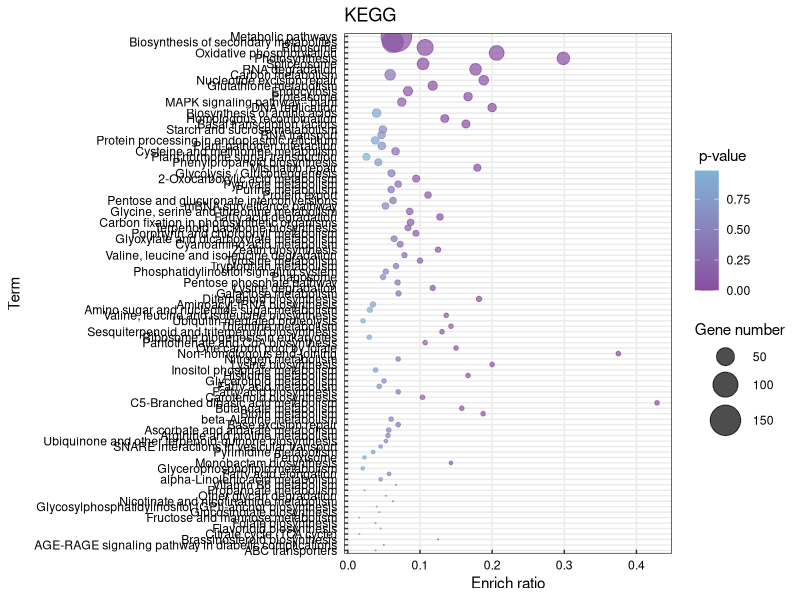
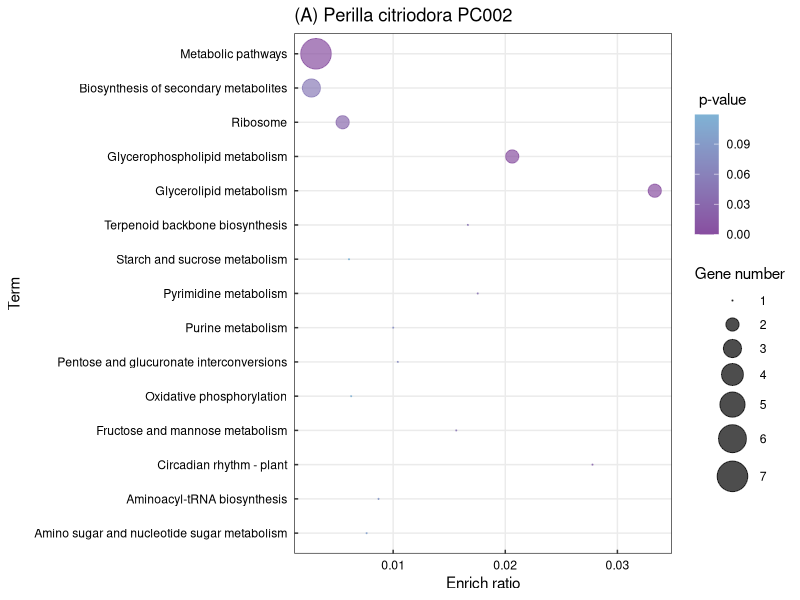
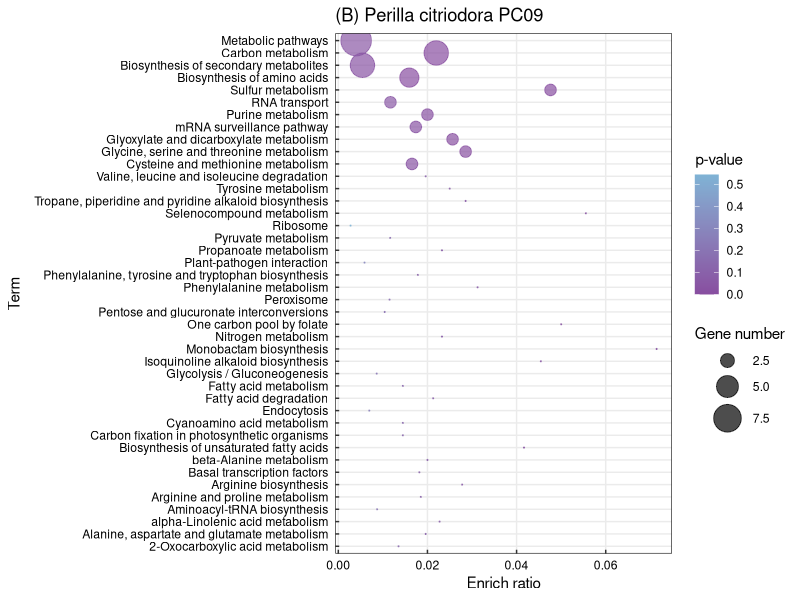
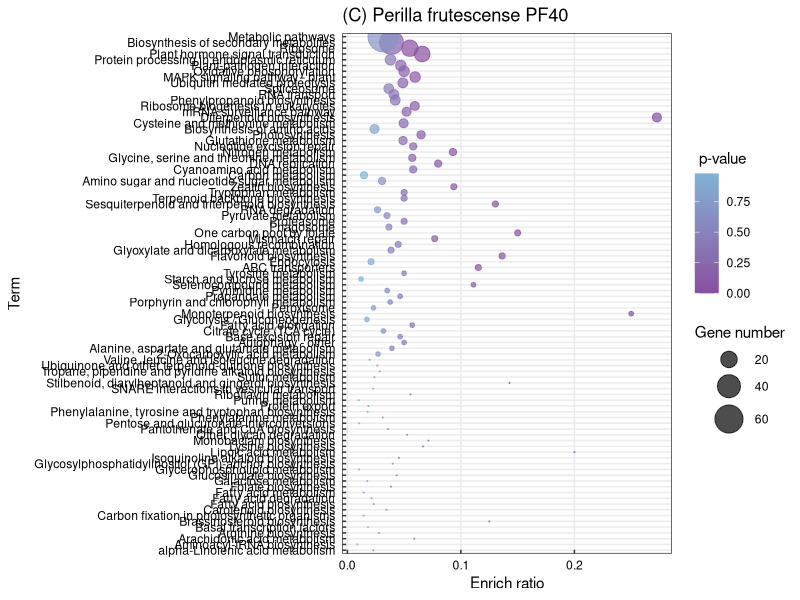
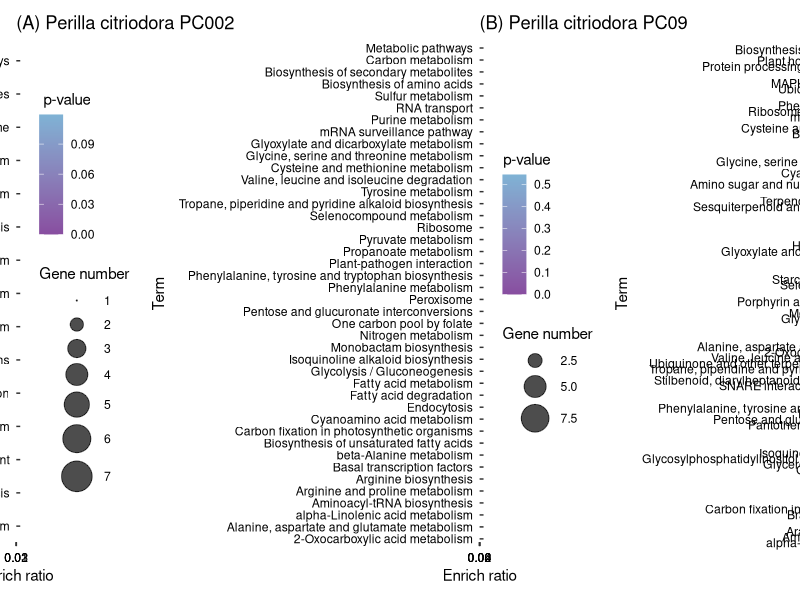

These charts were generated, in order, by the following R code:
## library

library(ggplot2)
library(patchwork)


## data importation


j17_kegg = read.csv("j17_kegg_default.csv", sep = ",", h = T)


## plot


j17_k = ggplot(j17_kegg, aes(x = reorder(term, gene_number), y = enrich_ratio, color = `p_value` )) + 
  geom_point(data=j17_kegg,aes(x = reorder(term, gene_number), y = enrich_ratio, size = `gene_number`), alpha=.7)+
  scale_size(range = c(.1, 10), name="Gene number") +
  coord_flip()+
  theme_bw()+
  theme(axis.ticks.length=unit(-0.1, "cm"),
        axis.text.x = element_text(margin=margin(5,5,0,5,"pt")),
        axis.text.y = element_text(margin=margin(5,5,5,5,"pt")),
        axis.text = element_text(color = "black"),
        panel.grid.minor = element_blank(),
        legend.title.align=0.5)+
  xlab("Term")+
  ylab("Enrich ratio")+
  labs(color="p-value", size="Gene number", title="KEGG")+ #Replace by your variable names; \n allow a new line for text
  scale_color_gradient(low="#884EA0",high="#7FB3D5",limits=c(0, NA)) +
  guides(colour = guide_colourbar(order = 1),
         size = guide_legend(order=2))

j17_k




#### for pc2

########## KEGG
pc2_kegg = read.csv("pc2_kegg.csv", sep = ",", h = T)

pc2_k = ggplot(pc2_kegg, aes(x = reorder(term, gene_number), y = enrich_ratio, color = `p_value` )) + 
  geom_point(data=pc2_kegg,aes(x = reorder(term, gene_number), y = enrich_ratio, size = `gene_number`), alpha=.7)+
  scale_size(range = c(.1, 10), name="Gene number") +
  coord_flip()+
  theme_bw()+
  theme(axis.ticks.length=unit(-0.1, "cm"),
        axis.text.x = element_text(margin=margin(5,5,0,5,"pt")),
        axis.text.y = element_text(margin=margin(5,5,5,5,"pt")),
        axis.text = element_text(color = "black"),
        panel.grid.minor = element_blank(),
        legend.title.align=0.5)+
  xlab("Term")+
  ylab("Enrich ratio")+
  labs(color="p-value", size="Gene number", title = "(A) Perilla citriodora PC002")+ #Replace by your variable names; \n allow a new line for text
  scale_color_gradient(low="#884EA0",high="#7FB3D5",limits=c(0, NA)) +
  guides(colour = guide_colourbar(order = 1),
         size = guide_legend(order=2))

pc2_k


###### pc9


pc9_kegg = read.csv("pc9_kegg.csv", sep = ",", h = T)

pc9_k = ggplot(pc9_kegg, aes(x = reorder(term, gene_number), y = enrich_ratio, color = `p_value` )) + 
  geom_point(data=pc9_kegg,aes(x = reorder(term, gene_number), y = enrich_ratio, size = `gene_number`), alpha=.7)+
  scale_size(range = c(.1, 10), name="Gene number") +
  coord_flip()+
  theme_bw()+
  theme(axis.ticks.length=unit(-0.1, "cm"),
        axis.text.x = element_text(margin=margin(5,5,0,5,"pt")),
        axis.text.y = element_text(margin=margin(5,5,5,5,"pt")),
        axis.text = element_text(color = "black"),
        panel.grid.minor = element_blank(),
        legend.title.align=0.5)+
  xlab("Term")+
  ylab("Enrich ratio")+
  labs(color="p-value", size="Gene number", title = "(B) Perilla citriodora PC09")+ #Replace by your variable names; \n allow a new line for text
  scale_color_gradient(low="#884EA0",high="#7FB3D5",limits=c(0, NA)) +
  guides(colour = guide_colourbar(order = 1),
         size = guide_legend(order=2))
  

pc9_k



### PF40


pf40_kegg = read.csv("pf40_kegg.csv", sep = ",", h = T)

pf40_k = ggplot(pf40_kegg, aes(x = reorder(term, gene_number), y = enrich_ratio, color = `p_value` )) + 
  geom_point(data=pf40_kegg,aes(x = reorder(term, gene_number), y = enrich_ratio, size = `gene_number`), alpha=.7)+
  scale_size(range = c(.1, 10), name="Gene number") +
  coord_flip()+
  theme_bw()+
  theme(axis.ticks.length=unit(-0.1, "cm"),
        axis.text.x = element_text(margin=margin(5,5,0,5,"pt")),
        axis.text.y = element_text(margin=margin(5,5,5,5,"pt")),
        axis.text = element_text(color = "black"),
        panel.grid.minor = element_blank(),
        legend.title.align=0.5)+
  xlab("Term")+
  ylab("Enrich ratio")+
  labs(color="p-value", size="Gene number", title="(C) Perilla frutescense PF40")+ #Replace by your variable names; \n allow a new line for text
  scale_color_gradient(low="#884EA0",high="#7FB3D5",limits=c(0, NA)) +
  guides(colour = guide_colourbar(order = 1),
         size = guide_legend(order=2))

pf40_k



## KEGG together

pc2_k + pc9_k + pf40_k
